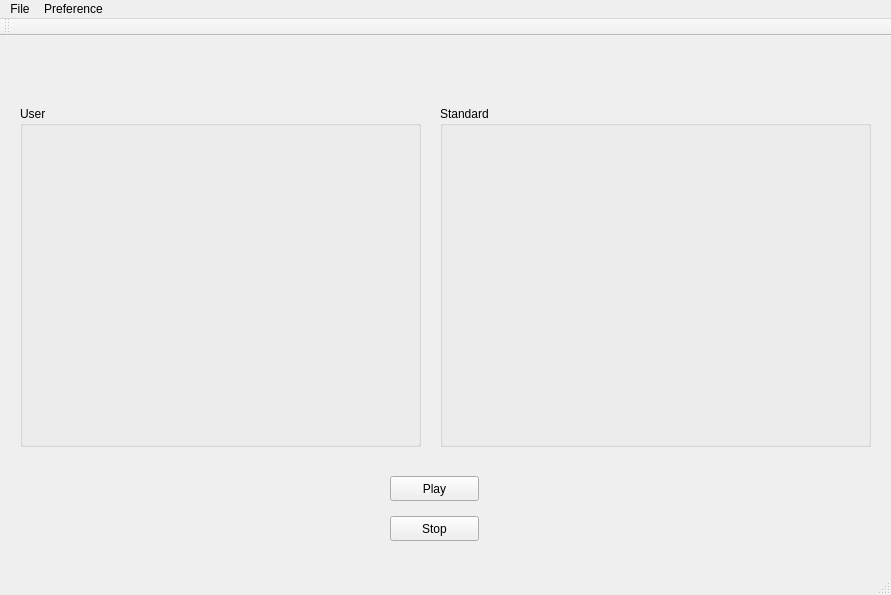
<?xml version="1.0" encoding="UTF-8"?>
<ui version="4.0">
 <class>MainWindow</class>
 <widget class="QMainWindow" name="MainWindow">
  <property name="geometry">
   <rect>
    <x>0</x>
    <y>0</y>
    <width>891</width>
    <height>595</height>
   </rect>
  </property>
  <property name="windowTitle">
   <string>MainWindow</string>
  </property>
  <widget class="QWidget" name="centralWidget">
   <widget class="QGroupBox" name="groupBox">
    <property name="geometry">
     <rect>
      <x>20</x>
      <y>70</y>
      <width>401</width>
      <height>341</height>
     </rect>
    </property>
    <property name="title">
     <string>User</string>
    </property>
    <widget class="QLabel" name="label_user">
     <property name="geometry">
      <rect>
       <x>10</x>
       <y>30</y>
       <width>381</width>
       <height>301</height>
      </rect>
     </property>
     <property name="text">
      <string/>
     </property>
    </widget>
   </widget>
   <widget class="QGroupBox" name="groupBox_2">
    <property name="geometry">
     <rect>
      <x>440</x>
      <y>70</y>
      <width>431</width>
      <height>341</height>
     </rect>
    </property>
    <property name="title">
     <string>Standard</string>
    </property>
    <widget class="QLabel" name="label_ref">
     <property name="geometry">
      <rect>
       <x>16</x>
       <y>29</y>
       <width>401</width>
       <height>301</height>
      </rect>
     </property>
     <property name="text">
      <string/>
     </property>
    </widget>
   </widget>
   <widget class="QPushButton" name="btn_play">
    <property name="enabled">
     <bool>true</bool>
    </property>
    <property name="geometry">
     <rect>
      <x>390</x>
      <y>440</y>
      <width>89</width>
      <height>25</height>
     </rect>
    </property>
    <property name="text">
     <string>Play</string>
    </property>
   </widget>
   <widget class="QPushButton" name="btn_stop">
    <property name="geometry">
     <rect>
      <x>390</x>
      <y>480</y>
      <width>89</width>
      <height>25</height>
     </rect>
    </property>
    <property name="text">
     <string>Stop</string>
    </property>
   </widget>
  </widget>
  <widget class="QMenuBar" name="menuBar">
   <property name="geometry">
    <rect>
     <x>0</x>
     <y>0</y>
     <width>891</width>
     <height>28</height>
    </rect>
   </property>
   <widget class="QMenu" name="menuFile">
    <property name="title">
     <string>File</string>
    </property>
    <addaction name="separator"/>
    <addaction name="actionOpen"/>
    <addaction name="actionSave"/>
   </widget>
   <widget class="QMenu" name="menuPreference">
    <property name="title">
     <string>Preference</string>
    </property>
   </widget>
   <addaction name="menuFile"/>
   <addaction name="menuPreference"/>
  </widget>
  <widget class="QToolBar" name="mainToolBar">
   <attribute name="toolBarArea">
    <enum>TopToolBarArea</enum>
   </attribute>
   <attribute name="toolBarBreak">
    <bool>false</bool>
   </attribute>
  </widget>
  <widget class="QStatusBar" name="statusBar"/>
  <action name="actionOpen">
   <property name="text">
    <string>Open</string>
   </property>
   <property name="shortcut">
    <string>Shift+O</string>
   </property>
  </action>
  <action name="actionSave">
   <property name="text">
    <string>Save</string>
   </property>
  </action>
 </widget>
 <layoutdefault spacing="6" margin="11"/>
 <resources/>
 <connections/>
</ui>
